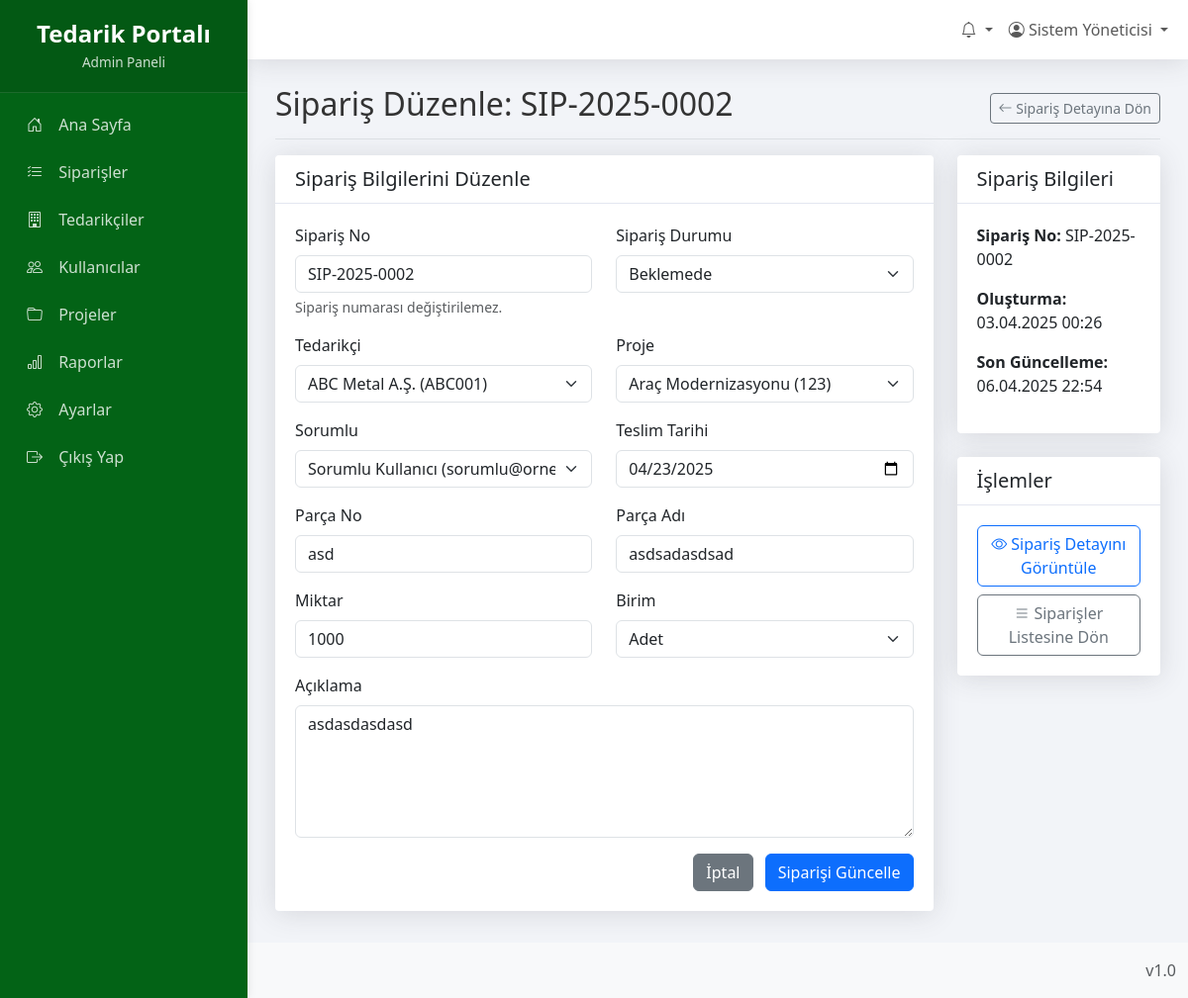
Page /admin/siparis_duzenle.php?id=4 (signed in) on the committed database.
### tables this page shows
CREATE TABLE `siparisler` (
  `id` int(11) NOT NULL,
  `siparis_no` varchar(50) NOT NULL,
  `parca_no` varchar(50) NOT NULL,
  `tanim` varchar(255) DEFAULT NULL,
  `proje_id` int(11) DEFAULT NULL,
  `tedarikci_id` int(11) DEFAULT NULL,
  `sorumlu_id` int(11) DEFAULT NULL,
  `acilis_tarihi` date NOT NULL,
  `parca_adi` varchar(255) NOT NULL,
  `teslim_tarihi` date DEFAULT NULL,
  `miktar` int(11) DEFAULT 0,
  `birim` varchar(20) DEFAULT NULL,
  `kalan_miktar` int(11) DEFAULT 0,
  `teslim_edilen_miktar` int(11) NOT NULL,
  `durum_id` int(11) NOT NULL,
  `fai` tinyint(1) DEFAULT 0,
  `paketleme` varchar(100) DEFAULT NULL,
  `satinalmaci` varchar(100) DEFAULT NULL,
  `alt_malzeme` text DEFAULT NULL,
  `tedarikci_tarihi` date DEFAULT NULL,
  `tedarikci_notu` text DEFAULT NULL,
  `onaylanan_revizyon` varchar(50) DEFAULT NULL,
  `tedarikci_parca_no` varchar(50) DEFAULT NULL,
  `vehicle_id` varchar(50) DEFAULT NULL,
  `olusturan_id` int(11) NOT NULL,
  `olusturma_tarihi` datetime DEFAULT current_timestamp(),
  `guncelleme_tarihi` datetime DEFAULT NULL ON UPDATE current_timestamp(),
  `aciklama` varchar(255) NOT NULL
);

CREATE TABLE `siparis_durumlari` (
  `id` int(11) NOT NULL,
  `durum_adi` varchar(50) NOT NULL,
  `aciklama` text DEFAULT NULL
);

CREATE TABLE `tedarikciler` (
  `id` int(11) NOT NULL,
  `firma_adi` varchar(255) NOT NULL,
  `firma_kodu` varchar(50) DEFAULT NULL,
  `adres` text DEFAULT NULL,
  `il` varchar(255) NOT NULL,
  `ilce` varchar(255) NOT NULL,
  `telefon` varchar(20) DEFAULT NULL,
  `email` varchar(100) DEFAULT NULL,
  `yetkili_kisi` varchar(100) DEFAULT NULL,
  `vergi_dairesi` varchar(255) NOT NULL,
  `vergi_no` varchar(20) DEFAULT NULL,
  `aktif` tinyint(1) NOT NULL DEFAULT 1,
  `olusturan_id` int(11) NOT NULL,
  `olusturma_tarihi` datetime DEFAULT current_timestamp(),
  `guncelleme_tarihi` datetime DEFAULT NULL ON UPDATE current_timestamp(),
  `kullanici_id` int(11) DEFAULT NULL,
  `aciklama` varchar(255) NOT NULL
);

CREATE TABLE `projeler` (
  `id` int(11) NOT NULL,
  `proje_kodu` varchar(255) NOT NULL,
  `proje_adi` varchar(255) NOT NULL,
  `proje_yoneticisi` varchar(255) DEFAULT NULL,
  `proje_aciklama` text DEFAULT NULL,
  `baslangic_tarihi` date DEFAULT NULL,
  `bitis_tarihi` date DEFAULT NULL,
  `durum` enum('Aktif','Tamamlandi','Beklemede','Iptal') NOT NULL DEFAULT 'Aktif',
  `olusturan_id` int(11) NOT NULL,
  `olusturma_tarihi` datetime DEFAULT current_timestamp(),
  `guncelleme_tarihi` datetime DEFAULT NULL ON UPDATE current_timestamp(),
  `aktif` tinyint(1) NOT NULL DEFAULT 1
);

CREATE TABLE `kullanicilar` (
  `id` int(11) NOT NULL,
  `kullanici_adi` varchar(50) NOT NULL,
  `sifre` varchar(255) NOT NULL,
  `ad_soyad` varchar(100) NOT NULL,
  `email` varchar(100) NOT NULL,
  `telefon` varchar(20) DEFAULT NULL,
  `rol` enum('Admin','Sorumlu','Tedarikci') NOT NULL DEFAULT 'Tedarikci',
  `firma_id` int(11) DEFAULT NULL,
  `aktif` tinyint(1) NOT NULL DEFAULT 1,
  `son_giris` datetime DEFAULT NULL,
  `olusturma_tarihi` datetime DEFAULT current_timestamp(),
  `guncelleme_tarihi` date NOT NULL DEFAULT current_timestamp()
);

### config.php (called while the page is built, shortened)
<?php
function guvenli($data) {
    return htmlspecialchars($data, ENT_QUOTES, 'UTF-8');
}
?>

### admin/siparis_duzenle.php (the view, shortened to what this page needs)
<?php
require_once '../config.php';
$siparis_id = intval($_GET['id']);
$siparis_sql = "SELECT * FROM siparisler WHERE id = ?";
$siparis_stmt = $db->prepare($siparis_sql);
$siparis_stmt->execute([$siparis_id]);
$siparis = $siparis_stmt->fetch(PDO::FETCH_ASSOC);
$durumlar_sql = "SELECT id, durum_adi FROM siparis_durumlari ORDER BY id";
$durumlar_stmt = $db->prepare($durumlar_sql);
$durumlar_stmt->execute();
$durumlar = $durumlar_stmt->fetchAll(PDO::FETCH_ASSOC);
$projeler_sql = "SELECT id, proje_adi, proje_kodu FROM projeler ORDER BY proje_adi";
$projeler_stmt = $db->prepare($projeler_sql);
$projeler_stmt->execute();
$projeler = $projeler_stmt->fetchAll(PDO::FETCH_ASSOC);
$tedarikciler_sql = "SELECT id, firma_adi, firma_kodu FROM tedarikciler ORDER BY firma_adi";
$tedarikciler_stmt = $db->prepare($tedarikciler_sql);
$tedarikciler_stmt->execute();
$tedarikciler = $tedarikciler_stmt->fetchAll(PDO::FETCH_ASSOC);
$sorumlular_sql = "SELECT id, ad_soyad, email FROM kullanicilar WHERE rol = 'Sorumlu' AND aktif = 1 ORDER BY ad_soyad";
$sorumlular_stmt = $db->prepare($sorumlular_sql);
$sorumlular_stmt->execute();
$sorumlular = $sorumlular_stmt->fetchAll(PDO::FETCH_ASSOC);
include 'header.php';
?>
<div class="container-fluid">
    <div class="d-flex justify-content-between flex-wrap flex-md-nowrap align-items-center pt-3 pb-2 mb-3 border-bottom">
        <h1 class="h2">Sipariş Düzenle: <?= guvenli($siparis['siparis_no']) ?></h1>
        <div class="btn-toolbar mb-2 mb-md-0">
            <a href="siparis_detay.php?id=<?= $siparis_id ?>" class="btn btn-sm btn-outline-secondary">
                <i class="bi bi-arrow-left"></i> Sipariş Detayına Dön
            </a>
        </div>
    </div>
    <div class="row">
        <div class="col-md-9">
            <div class="card">
                <div class="card-header">
                    <h5 class="mb-0">Sipariş Bilgilerini Düzenle</h5>
                </div>
                <div class="card-body">
                    <form method="post" action="">
                        <div class="row mb-3">
                            <div class="col-md-6">
                                <label for="siparis_no" class="form-label">Sipariş No</label>
                                <input type="text" class="form-control" id="siparis_no" value="<?= guvenli($siparis['siparis_no']) ?>" readonly>
                                <div class="form-text text-muted">Sipariş numarası değiştirilemez.</div>
                            </div>
                            <div class="col-md-6">
                                <label for="durum_id" class="form-label">Sipariş Durumu</label>
                                <select class="form-select" id="durum_id" name="durum_id" required>
                                    <?php foreach ($durumlar as $durum): ?>
                                        <option value="<?= $durum['id'] ?>" <?= ($siparis['durum_id'] == $durum['id']) ? 'selected' : '' ?>>
                                            <?= guvenli($durum['durum_adi']) ?>
                                        </option>
                                    <?php endforeach; ?>
                                </select>
                            </div>
                        </div>
                        <div class="row mb-3">
                            <div class="col-md-6">
                                <label for="tedarikci_id" class="form-label">Tedarikçi</label>
                                <select class="form-select" id="tedarikci_id" name="tedarikci_id" required>
                                    <?php foreach ($tedarikciler as $tedarikci): ?>
                                        <option value="<?= $tedarikci['id'] ?>" <?= ($siparis['tedarikci_id'] == $tedarikci['id']) ? 'selected' : '' ?>>
                                            <?= guvenli($tedarikci['firma_adi']) ?> (<?= guvenli($tedarikci['firma_kodu']) ?>)
                                        </option>
                                    <?php endforeach; ?>
                                </select>
                            </div>
                            <div class="col-md-6">
                                <label for="proje_id" class="form-label">Proje</label>
                                <select class="form-select" id="proje_id" name="proje_id" required>
                                    <?php foreach ($projeler as $proje): ?>
                                        <option value="<?= $proje['id'] ?>" <?= ($siparis['proje_id'] == $proje['id']) ? 'selected' : '' ?>>
                                            <?= guvenli($proje['proje_adi']) ?> (<?= guvenli($proje['proje_kodu']) ?>)
                                        </option>
                                    <?php endforeach; ?>
                                </select>
                            </div>
                        </div>
                        <div class="row mb-3">
                            <div class="col-md-6">
                                <label for="sorumlu_id" class="form-label">Sorumlu</label>
                                <select class="form-select" id="sorumlu_id" name="sorumlu_id" required>
                                    <?php foreach ($sorumlular as $sorumlu): ?>
                                        <option value="<?= $sorumlu['id'] ?>" <?= ($siparis['sorumlu_id'] == $sorumlu['id']) ? 'selected' : '' ?>>
                                            <?= guvenli($sorumlu['ad_soyad']) ?> (<?= guvenli($sorumlu['email']) ?>)
                                        </option>
                                    <?php endforeach; ?>
                                </select>
                            </div>
                            <div class="col-md-6">
                                <label for="teslim_tarihi" class="form-label">Teslim Tarihi</label>
                                <input type="date" class="form-control" id="teslim_tarihi" name="teslim_tarihi"
                                       value="<?= !empty($siparis['teslim_tarihi']) ? date('Y-m-d', strtotime($siparis['teslim_tarihi'])) : '' ?>">
                            </div>
                        </div>
                        <div class="row mb-3">
                            <div class="col-md-6">
                                <label for="parca_no" class="form-label">Parça No</label>
                                <input type="text" class="form-control" id="parca_no" name="parca_no"
                                       value="<?= guvenli($siparis['parca_no']) ?>" required>
                            </div>
                            <div class="col-md-6">
                                <label for="parca_adi" class="form-label">Parça Adı</label>
                                <input type="text" class="form-control" id="parca_adi" name="parca_adi"
                                       value="<?= guvenli($siparis['parca_adi']) ?>">
                            </div>
                        </div>
                        <div class="row mb-3">
                            <div class="col-md-6">
                                <label for="miktar" class="form-label">Miktar</label>
                                <input type="number" step="0.01" class="form-control" id="miktar" name="miktar"
                                       value="<?= guvenli($siparis['miktar']) ?>" required>
                            </div>
                            <div class="col-md-6">
                                <label for="birim" class="form-label">Birim</label>
                                <select class="form-select" id="birim" name="birim" required>
                                    <option value="Adet" <?= ($siparis['birim'] == 'Adet') ? 'selected' : '' ?>>Adet</option>
                                </select>
                            </div>
                        </div>
                        <div class="mb-3">
                            <label for="aciklama" class="form-label">Açıklama</label>
                            <textarea class="form-control" id="aciklama" name="aciklama" rows="5"><?= guvenli($siparis['aciklama']) ?></textarea>
                        </div>
                        <div class="row">
                            <div class="col-12 text-end">
                                <a href="siparis_detay.php?id=<?= $siparis_id ?>" class="btn btn-secondary me-2">İptal</a>
                                <button type="submit" name="siparis_duzenle" class="btn btn-primary">Siparişi Güncelle</button>
                            </div>
                        </div>
                    </form>
                </div>
            </div>
        </div>
        <div class="col-md-3">
            <div class="card mb-4">
                <div class="card-header">
                    <h5 class="mb-0">Sipariş Bilgileri</h5>
                </div>
                <div class="card-body">
                    <div class="siparis-ozet">
                        <p><strong>Sipariş No:</strong> <?= guvenli($siparis['siparis_no']) ?></p>
                        <p><strong>Oluşturma:</strong> <?= date('d.m.Y H:i', strtotime($siparis['olusturma_tarihi'])) ?></p>
                        <?php if (!empty($siparis['guncelleme_tarihi'])): ?>
                            <p><strong>Son Güncelleme:</strong> <?= date('d.m.Y H:i', strtotime($siparis['guncelleme_tarihi'])) ?></p>
                        <?php endif; ?>
                    </div>
                </div>
            </div>
            <div class="card">
                <div class="card-header">
                    <h5 class="mb-0">İşlemler</h5>
                </div>
                <div class="card-body">
                    <div class="d-grid gap-2">
                        <a href="siparis_detay.php?id=<?= $siparis_id ?>" class="btn btn-outline-primary">
                            <i class="bi bi-eye"></i> Sipariş Detayını Görüntüle
                        </a>
                        <a href="siparisler.php" class="btn btn-outline-secondary">
                            <i class="bi bi-list"></i> Siparişler Listesine Dön
                        </a>
                    </div>
                </div>
            </div>
        </div>
    </div>
</div>
<?php
include 'footer.php';
?>

### assets/css/panel.css (style rules this page uses)
:root { --primary-color: #1a3a5f; --secondary-color: #36404a; --accent-color: #507093; --light-color: #f2f4f8; --text-color: #333; --border-color: #d8dbe0; --success-color: #3c6a56; --warning-color: #a17d32; --danger-color: #8c3a3a; --info-color: #3a5a7c; --sidebar-width: 250px; }
html, body { height: 100%; margin: 0; padding: 0; overflow-x: hidden; }
body { background-color: var(--light-color); color: var(--text-color); font-family: 'Segoe UI', Arial, sans-serif; position: relative; min-height: 100vh; display: flex; flex-direction: column; }
.card { border: none; margin-bottom: 1.5rem; border-radius: 0.25rem; box-shadow: 0 0.125rem 0.25rem rgba(0, 0, 0, 0.075); }
.card-header { padding: 0.75rem 1.25rem; background-color: #fff; border-bottom: 1px solid var(--border-color); font-weight: 600; }
.card-body { padding: 1.25rem; }

### rows in the picture
siparisler: siparis_no "SIP-2025-0002", durum_id "Beklemede", tedarikci_id "ABC Metal A.Ş. (ABC001)", proje_id "Araç Modernizasyonu (123)", sorumlu_id "Sorumlu Kullanıcı (sorumlu@ornek.com)", teslim_tarihi "04/23/2025", parca_no "asd", parca_adi "asdsadasdsad", miktar "1000", birim "Adet", aciklama "asdasdasdasd", olusturma_tarihi "03.04.2025 00:26", guncelleme_tarihi "06.04.2025 22:54"

### other values in the picture
guvenli($_SESSION['ad_soyad']) "Sistem Yöneticisi"
